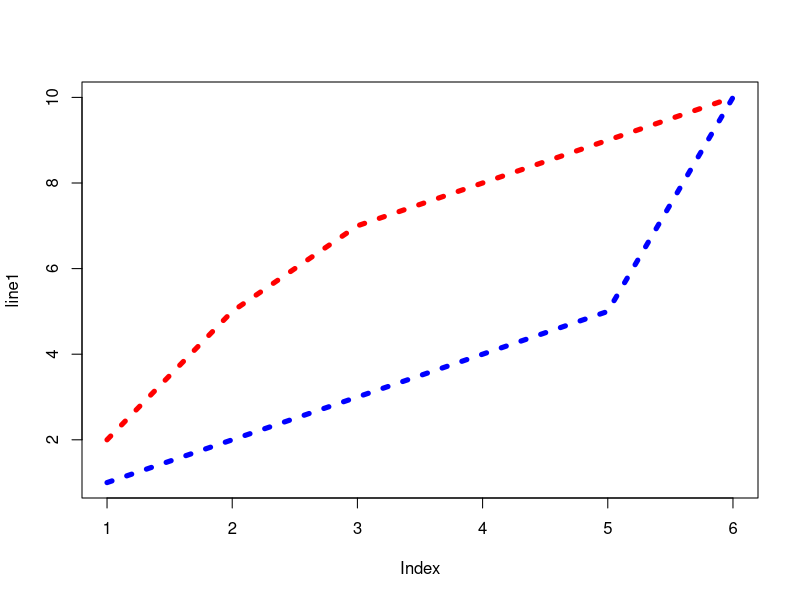

Write R code to recreate this figure.
line1 <- c(1,2,3,4,5,10)
line2 <- c(2,5,7,8,9,10)

plot(line1, type = "l", col = "blue",lwd=5, lty=3)
lines(line2, type="l", col = "red",lwd=5, lty=3)
